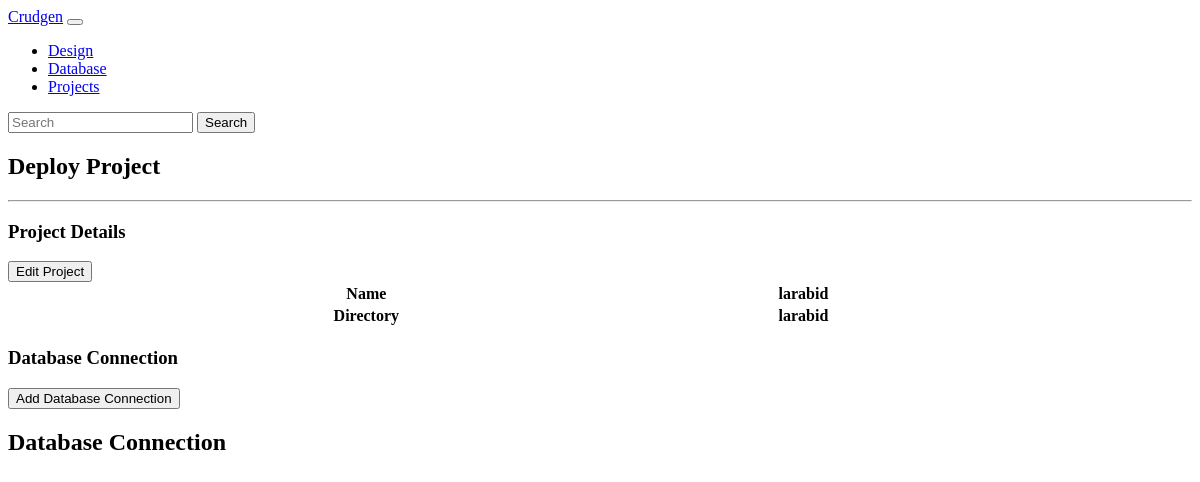
/public/db_credential/deploy.php?id=4, run on an earlier commit of the app's database.
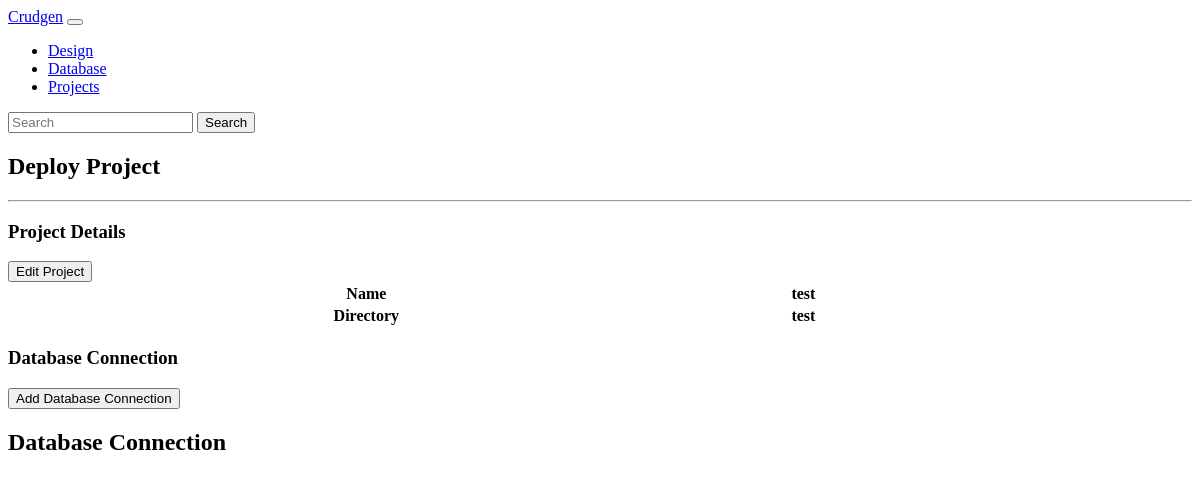
And on a later commit of the database.
### tables this page shows
CREATE TABLE `project` (
  `id` int(10) UNSIGNED NOT NULL,
  `name` varchar(255) DEFAULT NULL,
  `directory` varchar(255) DEFAULT NULL
);

### classes/Project.php (called while the page is built, shortened)
<?php
class Project
{
	public function edit($id)
	{
		$db   = DB::getInstance();
		$stmt = $db->prepare("SELECT * FROM project WHERE id=:id   ");
		$stmt->bindParam(':id', $id);
		$stmt->execute();
		return $stmt->fetch(PDO::FETCH_OBJ);
	}
}

### public/db_credential/deploy.php (the view, shortened to what this page needs)
<?php
$id      = $_GET['id'];
$project = new Project();
$rows    = $project->edit($id);
?>
<!doctype html>
<html lang = "en">
<head>
</head>
<body>
<?php require_once('../nav.php'); ?>
<div id = "app" class = "container">
	<div class = "row">
		<h2> Deploy Project</h2>
		<hr>
	</div>
	<div class = "gen-container">
		<h3> Project Details </h3>
		<a href = "edit.php?id=<?= $id; ?>">
			<button type = "button" class = "btn btn-primary">Edit Project</button>
		</a>
		<div class = "row">
			<table width = "74%" align = "center" class = "table table-striped table-bordered">
				<thead>
				<tr>
					<th width = "279">Name</th>
					<th width = "321"><?php echo $rows->name; ?></th>
				</tr>
				<tr>
					<th width = "279">Directory</th>
					<th width = "321"><?php echo $rows->directory; ?></th>
				</tr>
				</thead>
			</table>
		</div>
	</div>
	<div class = "gen-container">
		<h3>Database Connection</h3>
		<a href = "edit.php?id=<?= $id; ?>&projectName=<?= $rows->name; ?>">
			<button type = "button" class = "btn btn-primary">Add Database Connection</button>
		</a>
	</div>
	<div class = "row">
		<h2>Database Connection</h2>
	</div>
</div>
</body>
</html>

What changed in the data, as far as the page shows it:
changed project: name "larabid" → "test"; directory "larabid" → "test"
